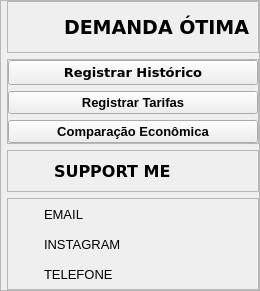
     <widget class="QFrame" name="left_menu_widget">
      <property name="styleSheet">
       <string notr="true"/>
      </property>
      <property name="frameShape">
       <enum>QFrame::StyledPanel</enum>
      </property>
      <property name="frameShadow">
       <enum>QFrame::Raised</enum>
      </property>
      <layout class="QVBoxLayout" name="verticalLayout">
       <property name="spacing">
        <number>6</number>
       </property>
       <property name="leftMargin">
        <number>6</number>
       </property>
       <property name="topMargin">
        <number>0</number>
       </property>
       <property name="rightMargin">
        <number>0</number>
       </property>
       <property name="bottomMargin">
        <number>0</number>
       </property>
       <item alignment="Qt::AlignTop">
        <widget class="QFrame" name="frame_3">
         <property name="styleSheet">
          <string notr="true"/>
         </property>
         <property name="frameShape">
          <enum>QFrame::StyledPanel</enum>
         </property>
         <property name="frameShadow">
          <enum>QFrame::Raised</enum>
         </property>
         <layout class="QHBoxLayout" name="horizontalLayout_2">
          <property name="spacing">
           <number>6</number>
          </property>
          <property name="leftMargin">
           <number>0</number>
          </property>
          <property name="topMargin">
           <number>0</number>
          </property>
          <property name="rightMargin">
           <number>0</number>
          </property>
          <property name="bottomMargin">
           <number>0</number>
          </property>
          <item>
           <widget class="QLabel" name="label">
            <property name="minimumSize">
             <size>
              <width>50</width>
              <height>50</height>
             </size>
            </property>
            <property name="maximumSize">
             <size>
              <width>50</width>
              <height>50</height>
             </size>
            </property>
            <property name="text">
             <string/>
            </property>
            <property name="pixmap">
             <pixmap>Icons/zap.png</pixmap>
            </property>
            <property name="scaledContents">
             <bool>true</bool>
            </property>
           </widget>
          </item>
          <item>
           <widget class="QLabel" name="label_2">
            <property name="font">
             <font>
              <family>Verdana</family>
              <pointsize>14</pointsize>
              <weight>75</weight>
              <bold>true</bold>
             </font>
            </property>
            <property name="text">
             <string>DEMANDA ÓTIMA</string>
            </property>
            <property name="scaledContents">
             <bool>false</bool>
            </property>
           </widget>
          </item>
         </layout>
        </widget>
       </item>
       <item alignment="Qt::AlignTop">
        <widget class="QFrame" name="frame_4">
         <property name="sizePolicy">
          <sizepolicy hsizetype="Preferred" vsizetype="Expanding">
           <horstretch>0</horstretch>
           <verstretch>0</verstretch>
          </sizepolicy>
         </property>
         <property name="styleSheet">
          <string notr="true"/>
         </property>
         <property name="frameShape">
          <enum>QFrame::StyledPanel</enum>
         </property>
         <property name="frameShadow">
          <enum>QFrame::Raised</enum>
         </property>
         <layout class="QVBoxLayout" name="verticalLayout_2">
          <property name="spacing">
           <number>6</number>
          </property>
          <property name="leftMargin">
           <number>0</number>
          </property>
          <property name="topMargin">
           <number>0</number>
          </property>
          <property name="rightMargin">
           <number>0</number>
          </property>
          <property name="bottomMargin">
           <number>0</number>
          </property>
          <item alignment="Qt::AlignLeft">
           <widget class="QPushButton" name="pushButton_0">
            <property name="minimumSize">
             <size>
              <width>250</width>
              <height>0</height>
             </size>
            </property>
            <property name="font">
             <font>
              <family>Verdana</family>
              <pointsize>10</pointsize>
              <weight>75</weight>
              <bold>true</bold>
             </font>
            </property>
            <property name="mouseTracking">
             <bool>false</bool>
            </property>
            <property name="focusPolicy">
             <enum>Qt::StrongFocus</enum>
            </property>
            <property name="contextMenuPolicy">
             <enum>Qt::DefaultContextMenu</enum>
            </property>
            <property name="autoFillBackground">
             <bool>false</bool>
            </property>
            <property name="styleSheet">
             <string notr="true"/>
            </property>
            <property name="text">
             <string>Registrar Histórico</string>
            </property>
            <property name="icon">
             <iconset>
              <normaloff>Icons/bar-chart-2_disabled.png</normaloff>Icons/bar-chart-2_disabled.png</iconset>
            </property>
            <property name="autoDefault">
             <bool>false</bool>
            </property>
            <property name="default">
             <bool>false</bool>
            </property>
            <property name="flat">
             <bool>false</bool>
            </property>
           </widget>
          </item>
          <item alignment="Qt::AlignLeft">
           <widget class="QPushButton" name="pushButton_1">
            <property name="minimumSize">
             <size>
              <width>250</width>
              <height>0</height>
             </size>
            </property>
            <property name="maximumSize">
             <size>
              <width>250</width>
              <height>16777215</height>
             </size>
            </property>
            <property name="font">
             <font>
              <family>MS Shell Dlg 2</family>
              <pointsize>10</pointsize>
              <weight>75</weight>
              <bold>true</bold>
             </font>
            </property>
            <property name="text">
             <string>Registrar Tarifas</string>
            </property>
            <property name="icon">
             <iconset>
              <normaloff>Icons/dollar-sign_disabled.png</normaloff>Icons/dollar-sign_disabled.png</iconset>
            </property>
           </widget>
          </item>
          <item>
           <widget class="QPushButton" name="pushButton_3">
            <property name="minimumSize">
             <size>
              <width>250</width>
              <height>0</height>
             </size>
            </property>
            <property name="font">
             <font>
              <family>MS Shell Dlg 2</family>
              <pointsize>10</pointsize>
              <weight>75</weight>
              <bold>true</bold>
             </font>
            </property>
            <property name="text">
             <string>Comparação Econômica</string>
            </property>
            <property name="icon">
             <iconset>
              <normaloff>Icons/pie-chart_focus.png</normaloff>Icons/pie-chart_focus.png</iconset>
            </property>
           </widget>
          </item>
         </layout>
        </widget>
       </item>
       <item alignment="Qt::AlignBottom">
        <widget class="QFrame" name="frame_5">
         <property name="sizePolicy">
          <sizepolicy hsizetype="Preferred" vsizetype="Preferred">
           <horstretch>0</horstretch>
           <verstretch>0</verstretch>
          </sizepolicy>
         </property>
         <property name="frameShape">
          <enum>QFrame::StyledPanel</enum>
         </property>
         <property name="frameShadow">
          <enum>QFrame::Raised</enum>
         </property>
         <layout class="QHBoxLayout" name="horizontalLayout_3">
          <property name="spacing">
           <number>6</number>
          </property>
          <property name="leftMargin">
           <number>0</number>
          </property>
          <property name="topMargin">
           <number>0</number>
          </property>
          <property name="rightMargin">
           <number>0</number>
          </property>
          <property name="bottomMargin">
           <number>0</number>
          </property>
          <item>
           <widget class="QLabel" name="label_3">
            <property name="minimumSize">
             <size>
              <width>40</width>
              <height>40</height>
             </size>
            </property>
            <property name="maximumSize">
             <size>
              <width>40</width>
              <height>40</height>
             </size>
            </property>
            <property name="text">
             <string/>
            </property>
            <property name="pixmap">
             <pixmap>Icons/smile.png</pixmap>
            </property>
            <property name="scaledContents">
             <bool>true</bool>
            </property>
           </widget>
          </item>
          <item>
           <widget class="QLabel" name="label_4">
            <property name="font">
             <font>
              <family>Verdana</family>
              <pointsize>12</pointsize>
              <weight>75</weight>
              <bold>true</bold>
             </font>
            </property>
            <property name="text">
             <string>SUPPORT ME</string>
            </property>
            <property name="scaledContents">
             <bool>true</bool>
            </property>
           </widget>
          </item>
         </layout>
        </widget>
       </item>
       <item>
        <widget class="QFrame" name="frame_6">
         <property name="sizePolicy">
          <sizepolicy hsizetype="Preferred" vsizetype="Preferred">
           <horstretch>0</horstretch>
           <verstretch>0</verstretch>
          </sizepolicy>
         </property>
         <property name="frameShape">
          <enum>QFrame::StyledPanel</enum>
         </property>
         <property name="frameShadow">
          <enum>QFrame::Raised</enum>
         </property>
         <layout class="QGridLayout" name="gridLayout_2">
          <property name="leftMargin">
           <number>0</number>
          </property>
          <property name="topMargin">
           <number>0</number>
          </property>
          <property name="rightMargin">
           <number>0</number>
          </property>
          <property name="bottomMargin">
           <number>0</number>
          </property>
          <property name="horizontalSpacing">
           <number>6</number>
          </property>
          <property name="verticalSpacing">
           <number>0</number>
          </property>
          <item row="0" column="1">
           <widget class="QLabel" name="label_5">
            <property name="minimumSize">
             <size>
              <width>30</width>
              <height>30</height>
             </size>
            </property>
            <property name="maximumSize">
             <size>
              <width>16777215</width>
              <height>16777215</height>
             </size>
            </property>
            <property name="font">
             <font>
              <family>MS Shell Dlg 2</family>
              <pointsize>10</pointsize>
             </font>
            </property>
            <property name="styleSheet">
             <string notr="true"/>
            </property>
            <property name="text">
             <string>EMAIL</string>
            </property>
            <property name="scaledContents">
             <bool>true</bool>
            </property>
            <property name="alignment">
             <set>Qt::AlignLeading|Qt::AlignLeft|Qt::AlignVCenter</set>
            </property>
            <property name="wordWrap">
             <bool>false</bool>
            </property>
           </widget>
          </item>
          <item row="2" column="1">
           <widget class="QLabel" name="label_7">
            <property name="font">
             <font>
              <family>MS Shell Dlg 2</family>
              <pointsize>10</pointsize>
              <italic>false</italic>
             </font>
            </property>
            <property name="text">
             <string>TELEFONE</string>
            </property>
            <property name="scaledContents">
             <bool>true</bool>
            </property>
           </widget>
          </item>
          <item row="1" column="1">
           <widget class="QLabel" name="label_6">
            <property name="font">
             <font>
              <family>MS Shell Dlg 2</family>
              <pointsize>10</pointsize>
             </font>
            </property>
            <property name="text">
             <string>INSTAGRAM</string>
            </property>
            <property name="scaledContents">
             <bool>true</bool>
            </property>
           </widget>
          </item>
          <item row="0" column="0">
           <widget class="QLabel" name="label_12">
            <property name="minimumSize">
             <size>
              <width>30</width>
              <height>30</height>
             </size>
            </property>
            <property name="maximumSize">
             <size>
              <width>30</width>
              <height>30</height>
             </size>
            </property>
            <property name="text">
             <string/>
            </property>
            <property name="pixmap">
             <pixmap>Icons/mail.png</pixmap>
            </property>
            <property name="scaledContents">
             <bool>true</bool>
            </property>
           </widget>
          </item>
          <item row="1" column="0">
           <widget class="QLabel" name="label_13">
            <property name="minimumSize">
             <size>
              <width>30</width>
              <height>30</height>
             </size>
            </property>
            <property name="maximumSize">
             <size>
              <width>30</width>
              <height>30</height>
             </size>
            </property>
            <property name="text">
             <string/>
            </property>
            <property name="pixmap">
             <pixmap>Icons/instagram.png</pixmap>
            </property>
            <property name="scaledContents">
             <bool>true</bool>
            </property>
           </widget>
          </item>
          <item row="2" column="0">
           <widget class="QLabel" name="label_14">
            <property name="minimumSize">
             <size>
              <width>30</width>
              <height>30</height>
             </size>
            </property>
            <property name="maximumSize">
             <size>
              <width>30</width>
              <height>30</height>
             </size>
            </property>
            <property name="text">
             <string/>
            </property>
            <property name="pixmap">
             <pixmap>Icons/phone.png</pixmap>
            </property>
            <property name="scaledContents">
             <bool>true</bool>
            </property>
           </widget>
          </item>
         </layout>
        </widget>
       </item>
      </layout>
     </widget>
